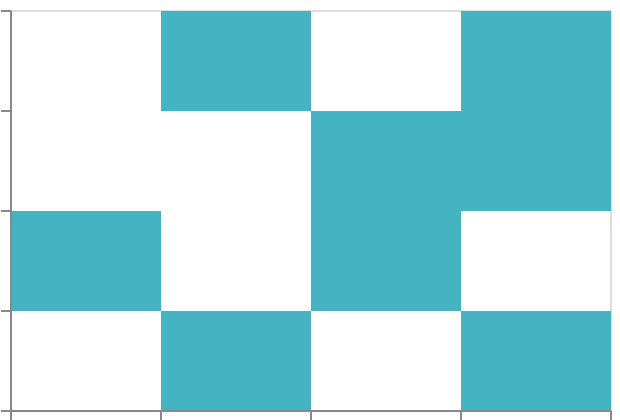

Vega-Lite specification stored for this chart:
### Vega-Lite specification from a JSON file in a GitHub repository (floating-point values rounded to 4 significant figures)
{"$schema": "https://vega.github.io/schema/vega-lite/v6.json", "padding": 5, "autosize": "none", "width": 300, "height": 200, "data": {"name": "table", "values": [{"c": "A", "g": "p", "x": 1, "y": 2, "v": 5, "t": "2024-01-15", "o": {"v": 3}, "IMDB Rating": 6.1, "d": "x1"}, {"c": "B", "g": "q", "x": 2, "y": 4, "v": 9, "t": "2024-02-20", "o": {"v": 7}, "IMDB Rating": 7.4, "d": "x2"}, {"c": "A", "g": "q", "x": 3, "y": 3, "v": 2, "t": "2024-03-05", "o": {"v": 1}, "IMDB Rating": 5.2, "d": "x1"}, {"c": "C", "g": "p", "x": 4, "y": 6, "v": 7, "t": "2024-05-30", "o": {"v": 4}, "IMDB Rating": 8.8, "d": "x3"}, {"c": "B", "g": "p", "x": 5, "y": 5, "v": 4, "t": "2024-07-11", "o": {"v": 9}, "IMDB Rating": 6.9, "d": "x2"}, {"c": "C", "g": "q", "x": 6, "y": 8, "v": 6, "t": "2024-09-02", "o": {"v": 2}, "IMDB Rating": 7.7, "d": "x3"}, {"c": "A", "g": "p", "x": 7, "y": 7, "v": 8, "t": "2024-11-25", "o": {"v": 5}, "IMDB Rating": 4.4, "d": "x1"}, {"c": "B", "g": "q", "x": 8, "y": 9, "v": 3, "t": "2024-12-31", "o": {"v": 8}, "IMDB Rating": 9.1, "d": "x2"}]}, "mark": "rect", "encoding": {"x": {"field": "x", "type": "quantitative", "bin": {"maxbins": 4}}, "y": {"field": "v", "type": "quantitative", "bin": {"maxbins": 4}}, "color": {"aggregate": "count", "type": "quantitative"}}}
